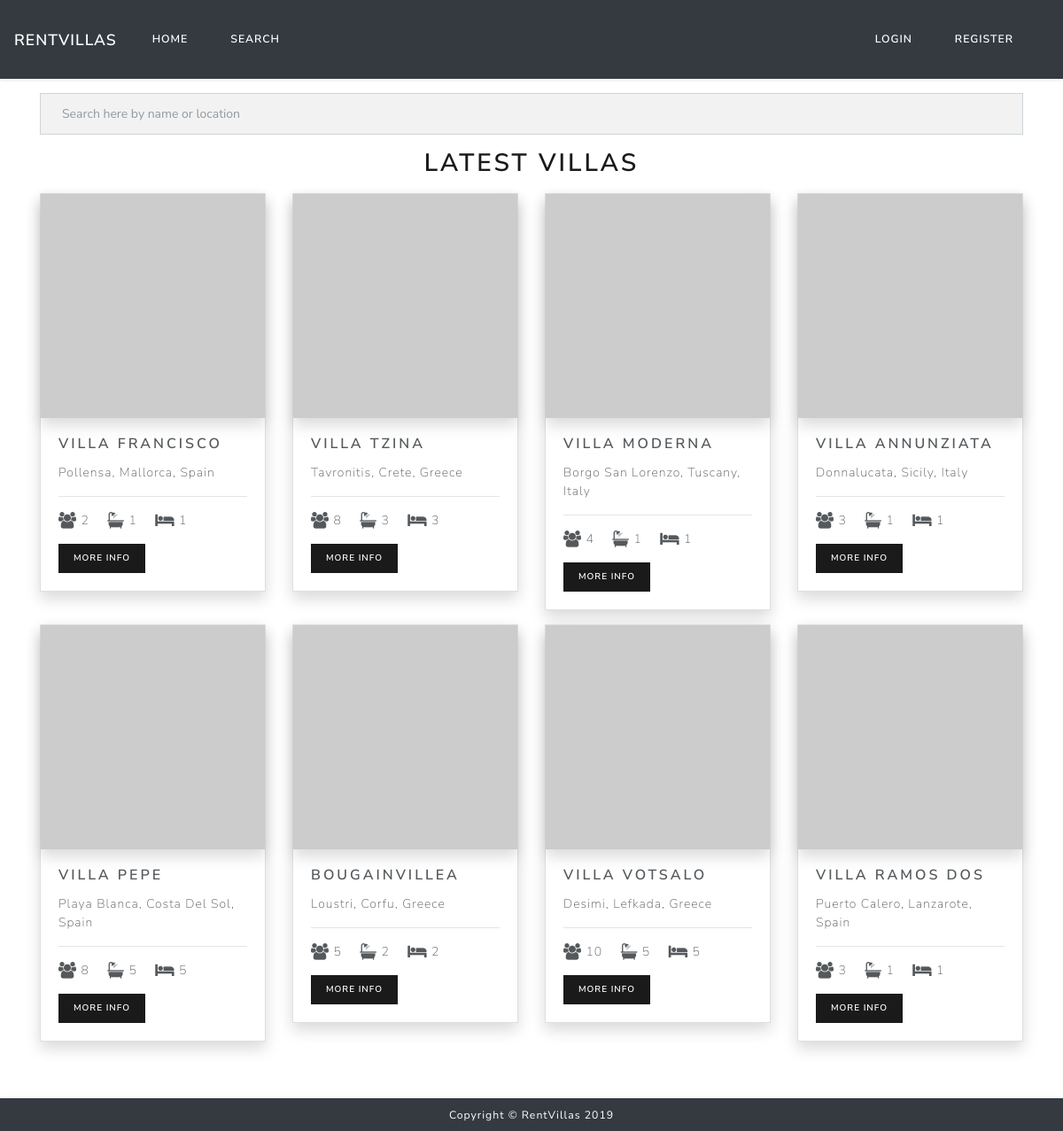
The page / on the database its author committed.
### tables this page shows
CREATE TABLE `Properties` (
  `Prop_ID` smallint(6) NOT NULL,
  `Prop_Name` varchar(250) DEFAULT NULL,
  `Location` varchar(50) DEFAULT NULL,
  `Max_Pax` smallint(6) DEFAULT NULL,
  `Adults` smallint(6) DEFAULT NULL,
  `Children` smallint(6) DEFAULT NULL,
  `Bathrooms` smallint(6) DEFAULT NULL,
  `Bedrooms` smallint(6) DEFAULT NULL,
  `Pool_Type_ID` smallint(6) DEFAULT NULL,
  `Island_ID` smallint(6) DEFAULT NULL,
  `Archived` tinyint(4) DEFAULT NULL
);

CREATE TABLE `Regions` (
  `Region_ID` smallint(6) NOT NULL,
  `Region_Name` varchar(50) DEFAULT NULL,
  `Country_ID` smallint(6) DEFAULT NULL
);

CREATE TABLE `Countries` (
  `Country_ID` smallint(6) NOT NULL,
  `Country_Name` varchar(50) DEFAULT NULL
);

### application/controllers/Search.php (called while the page is built, shortened)
<?php
class Search extends CI_Controller {
  public function __construct(){
    $this->load->model('HomeModel');
    $this->load->helper('url_helper');
    $this->load->helper('form');
  }
  public function index($page = 'home')
  {
          $data['title'] = ucfirst($page);
          $this->load->model('HomeModel');
          $data['latestVillas'] = $this->HomeModel->latestVillas();
          $this->load->view('inc/header', $data);
          $this->load->view('pages/home', $data);
          $this->load->view('inc/footer');
  }
}

### index.php (called while the page is built, shortened)
<?php
require_once BASEPATH.'core/CodeIgniter.php';

### application/models/HomeModel.php (called while the page is built, shortened)
<?php
  class HomeModel extends CI_Model{
    public function latestVillas(){
      $query = $this->db->query("
      SELECT * FROM Properties
      JOIN Islands ON Islands.Island_ID = Properties.Island_ID
      JOIN Regions ON Regions.Region_ID = Islands.Region_ID
      JOIN Countries ON Countries.Country_ID = Regions.Country_ID
      ORDER BY Prop_ID DESC
      ");
      return $query->result_array();
    }
  }
?>

### application/views/pages/home.php (the view, shortened to what this page needs)
<div class="container">
  <?php echo form_open('Search/search')?>
    <input type="text" placeholder="Search here by name or location" class="form-control" name="whereSearch">
  </form>
<div class="text-center m-3"><h2>Latest villas</h2></div>
  <div class="row">
  <?php foreach ($latestVillas as $lv):?>
    <div class="col-3 mb-3">
      <div class="card shadow">
        <a href="SingleVilla/show/<?=$lv['Prop_ID']?>"> <img src="https://picsum.photos/300/300?random=<?=$lv['Prop_ID']?>" class="card-img-top shadow"> </a>
        <div class="card-body">
          <h5 class="card-title"><?=$lv['Prop_Name']?></h5>
          <p class="card-text">
            <?=$lv['Location']?>, <?=$lv['Region_Name']?>, <?=$lv['Country_Name']?> <hr>
            <i class="fa fa-lg fa-users"></i> <?=$lv['Max_Pax']?>
            <i class="fas fa fa-lg fa-s15 ml-3"></i> <?= $lv['Bathrooms']?>
            <i class="fas fa fa-lg fa-hotel ml-3"></i> <?= $lv['Bedrooms']?>
          </p>
          <a href="SingleVilla/show/<?=$lv['Prop_ID']?>" class="btn btn-sm btn-primary">More info</a>
        </div>
      </div>
    </div>
  <?php endforeach; ?>
  </div>
</div>

### application/views/inc/header.php (shortened to what this page needs)
<!DOCTYPE html>
<html lang="en">
<head>
  <link rel="stylesheet" href="https://bootswatch.com/4/lux/bootstrap.min.css">
  <link rel="stylesheet" href="https://cdnjs.cloudflare.com/ajax/libs/font-awesome/4.7.0/css/font-awesome.min.css">
</head>
<body>
  <nav class="navbar navbar-expand-lg navbar-dark bg-dark mb-3 shadow-sm sticky-top">
      <a class="navbar-brand" href="/portfolio_projects/rentvillas">RentVillas</a>
      <div class="collapse navbar-collapse">
        <ul class="navbar-nav mr-auto">
          <li class="nav-item active">
            <a class="nav-link" href="/portfolio_projects/rentvillas/index">Home</a>
          </li>
          <li class="nav-item active">
            <a class="nav-link" href="/portfolio_projects/rentvillas/search">Search</a>
          </li>
        </ul>
        <?php if (!isset($_SESSION['loggedIn'])){?>
        <ul class="navbar-nav ml-auto">
        <li class="nav-item active">
            <a class="nav-link" href="/portfolio_projects/rentvillas/login/index">Login</a>
          </li>
          <li class="nav-item active">
            <a class="nav-link" href="/portfolio_projects/rentvillas/register/index">Register</a>
          </li>
        </ul>
        <?php } ?>
      </div>
    </nav>

### application/views/inc/footer.php (shortened to what this page needs)
  <footer class="bg-dark text-white py-2 mt-5 text-center shadow fixed-botom">
      <small>Copyright &copy; RentVillas 2019</small>
  </footer>
  </body>
</html>

### application/views/inc/header.php (style rules this page uses)
input.form-control[type="text"], select.form-control, input.form-control[type="number"] { background-color:#f2f2f2; }

### rows shown on the page
properties: Prop_Name "VILLA FRANCISCO", Location "Pollensa", regions.Region_Name "Mallorca", countries.Country_Name "Spain", Max_Pax "2", Bathrooms "1", Bedrooms "1"
properties: Prop_Name "VILLA TZINA", Location "Tavronitis", regions.Region_Name "Crete", countries.Country_Name "Greece", Max_Pax "8", Bathrooms "3", Bedrooms "3"
properties: Prop_Name "VILLA MODERNA", Location "Borgo San Lorenzo", regions.Region_Name "Tuscany", countries.Country_Name "Italy", Max_Pax "4", Bathrooms "1", Bedrooms "1"
properties: Prop_Name "VILLA ANNUNZIATA", Location "Donnalucata", regions.Region_Name "Sicily", countries.Country_Name "Italy", Max_Pax "3", Bathrooms "1", Bedrooms "1"
properties: Prop_Name "VILLA PEPE", Location "Playa Blanca", regions.Region_Name "Costa Del Sol", countries.Country_Name "Spain", Max_Pax "8", Bathrooms "5", Bedrooms "5"
properties: Prop_Name "BOUGAINVILLEA", Location "Loustri", regions.Region_Name "Corfu", countries.Country_Name "Greece", Max_Pax "5", Bathrooms "2", Bedrooms "2"
properties: Prop_Name "VILLA VOTSALO", Location "Desimi", regions.Region_Name "Lefkada", countries.Country_Name "Greece", Max_Pax "10", Bathrooms "5", Bedrooms "5"
properties: Prop_Name "VILLA RAMOS DOS", Location "Puerto Calero", regions.Region_Name "Lanzarote", countries.Country_Name "Spain", Max_Pax "3", Bathrooms "1", Bedrooms "1"
